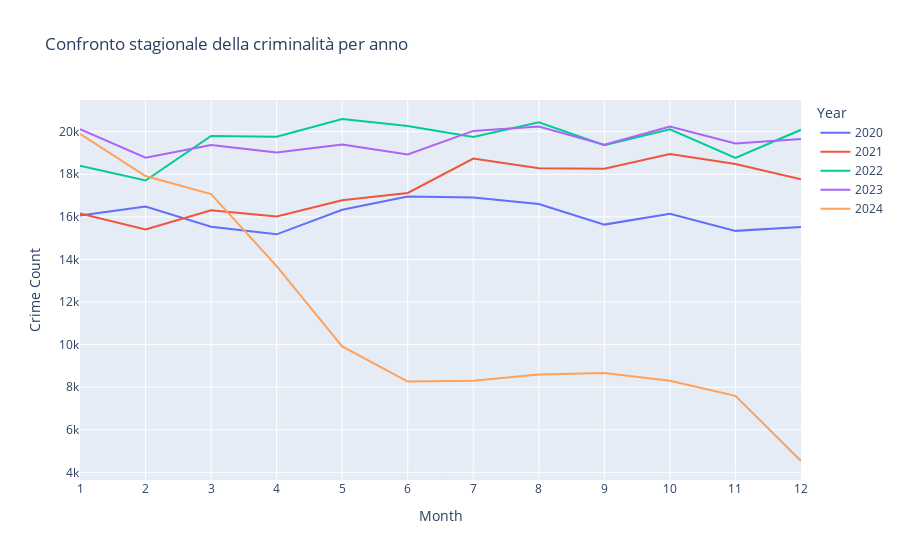

Write notebook code for a chart like this one.
### Code cell
# Aggiungi una colonna per il mese in formato numerico per il confronto
monthly_comparison = crime.groupby(['Year', 'Month']).size().reset_index(name='Crime Count')

# Visualizza il confronto stagionale anno per anno
fig = px.line(monthly_comparison, x='Month', y='Crime Count', color='Year', title='Confronto stagionale della criminalità per anno')
fig.update_xaxes(tickmode='array', tickvals=monthly_comparison['Month'])
fig.show()

### Figure 1 — Plotly figure (JSON) as saved in the notebook; plotly's stock layout.template omitted (floating-point values rounded to 4 significant figures)
{"data": [{"hovertemplate": "Year=2020<br>Month=%{x}<br>Crime Count=%{y}<extra></extra>", "legendgroup": "2020", "line": {"color": "#636efa", "dash": "solid"}, "marker": {"symbol": "circle"}, "mode": "lines", "name": "2020", "orientation": "v", "showlegend": true, "type": "scatter", "x": [1, 2, 3, 4, 5, 6, 7, 8, 9, 10, 11, 12], "xaxis": "x", "y": [16060, 16490, 15539, 15179, 16331, 16955, 16907, 16605, 15636, 16142, 15342, 15522], "yaxis": "y"}, {"hovertemplate": "Year=2021<br>Month=%{x}<br>Crime Count=%{y}<extra></extra>", "legendgroup": "2021", "line": {"color": "#EF553B", "dash": "solid"}, "marker": {"symbol": "circle"}, "mode": "lines", "name": "2021", "orientation": "v", "showlegend": true, "type": "scatter", "x": [1, 2, 3, 4, 5, 6, 7, 8, 9, 10, 11, 12], "xaxis": "x", "y": [16155, 15411, 16306, 16015, 16784, 17125, 18741, 18285, 18258, 18952, 18485, 17767], "yaxis": "y"}, {"hovertemplate": "Year=2022<br>Month=%{x}<br>Crime Count=%{y}<extra></extra>", "legendgroup": "2022", "line": {"color": "#00cc96", "dash": "solid"}, "marker": {"symbol": "circle"}, "mode": "lines", "name": "2022", "orientation": "v", "showlegend": true, "type": "scatter", "x": [1, 2, 3, 4, 5, 6, 7, 8, 9, 10, 11, 12], "xaxis": "x", "y": [18399, 17709, 19801, 19768, 20597, 20263, 19754, 20438, 19361, 20112, 18772, 20090], "yaxis": "y"}, {"hovertemplate": "Year=2023<br>Month=%{x}<br>Crime Count=%{y}<extra></extra>", "legendgroup": "2023", "line": {"color": "#ab63fa", "dash": "solid"}, "marker": {"symbol": "circle"}, "mode": "lines", "name": "2023", "orientation": "v", "showlegend": true, "type": "scatter", "x": [1, 2, 3, 4, 5, 6, 7, 8, 9, 10, 11, 12], "xaxis": "x", "y": [20122, 18780, 19379, 19023, 19403, 18927, 20039, 20248, 19386, 20244, 19442, 19658], "yaxis": "y"}, {"hovertemplate": "Year=2024<br>Month=%{x}<br>Crime Count=%{y}<extra></extra>", "legendgroup": "2024", "line": {"color": "#FFA15A", "dash": "solid"}, "marker": {"symbol": "circle"}, "mode": "lines", "name": "2024", "orientation": "v", "showlegend": true, "type": "scatter", "x": [1, 2, 3, 4, 5, 6, 7, 8, 9, 10, 11, 12], "xaxis": "x", "y": [19899, 17921, 17072, 13690, 9913, 8265, 8299, 8593, 8665, 8299, 7593, 4532], "yaxis": "y"}], "layout": {"legend": {"title": {"text": "Year"}, "tracegroupgap": 0}, "title": {"text": "Confronto stagionale della criminalità per anno"}, "xaxis": {"anchor": "y", "domain": [0, 1], "tickmode": "array", "tickvals": [1, 2, 3, 4, 5, 6, 7, 8, 9, 10, 11, 12, 1, 2, 3, 4, 5, 6, 7, 8, 9, 10, 11, 12, 1, 2, 3, 4, 5, 6, 7, 8, 9, 10, 11, 12, 1, 2, 3, 4, 5, 6, 7, 8, 9, 10, 11, 12, 1, 2, 3, 4, 5, 6, 7, 8, 9, 10, 11, 12], "title": {"text": "Month"}}, "yaxis": {"anchor": "x", "domain": [0, 1], "title": {"text": "Crime Count"}}}}
